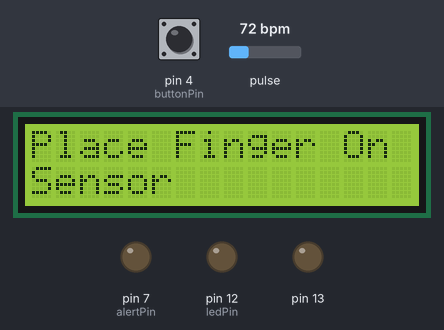
The sketch below on a simulated Arduino Uno, built with avr-gcc and run on an emulated ATmega328P. Parts: 16×2 character LCD, output pins drawn as LEDs (lit = HIGH). Dashed ring = blinking. The inputs (shaded band) are chosen by the test bench; at power-on: pin 4 (buttonPin) LOW, pulse 72 bpm. Random numbers use the default seed unless the sketch sets one; what the sketch prints to the serial monitor is not drawn.

Above: at 3.2 s.
At 9.3 s:
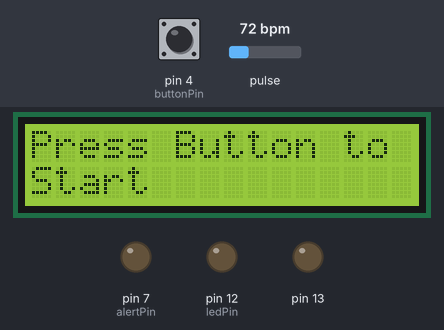
9.4 s: pin 4 (buttonPin) pulled HIGH for 0.15 s
At 9.7 s:
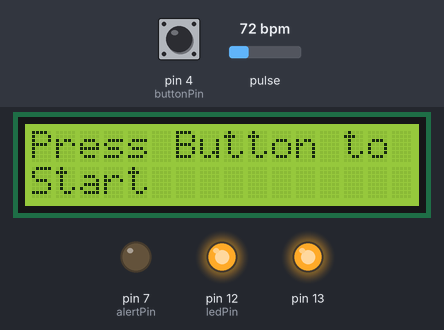
12.5 s: pulse set to 158 bpm
15.5 s: pin 4 (buttonPin) pulled HIGH for 1 s
At 16.3 s:
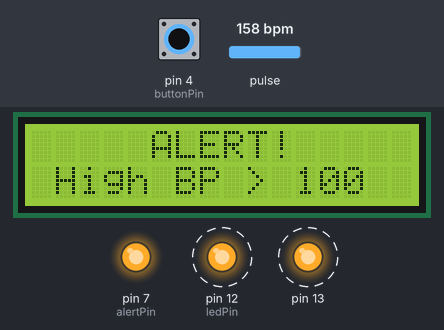
18.0 s: pulse set to 153 bpm
19.6 s: pulse set to 148 bpm
At 20.1 s:
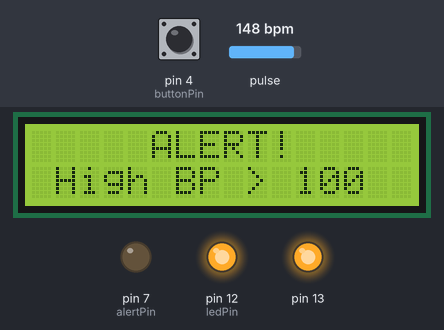
Timing chart, 0 to 22.1 s (numbered marks = the images above; inputs shaded):
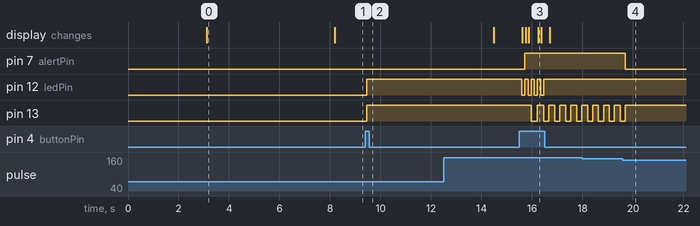

Measured:
- the behaviour switches between 151 and 150 bpm on pulse (found by bisection; images 3 and 4)
- after the input at 9.4 s, pin 12 (ledPin), pin 13: LOW → HIGH after 0.06 s
- after the input at 15.5 s, pin 12 (ledPin): alternates HIGH for 0.13 s and LOW for 0.13 s, 8 changes in all, then stays HIGH, starting after 0.09 s
- after the input at 19.6 s, pin 7 (alertPin): HIGH → LOW after 0.10 s
- what the display in image 0 shows lasts 5.1 s, from 3.1 s to 8.2 s

The sketch:

main.ino
```cpp
#include <LiquidCrystal_I2C.h>

#include <LiquidCrystal.h>

#define USE_ARDUINO_INTERRUPTS true    // Set-up low-level interrupts for most acurate BPM math.
#include <PulseSensorPlayground.h>     // Includes the PulseSensorPlayground Library.

#include <Wire.h>                      // Allows to communicate with I2C like devices SDA(Serial Data line), SCL(serial clock line)
#include <LiquidCrystal_I2C.h>         // library which allows to use lcd.print() and lcd.clear() functions

// Set the LCD address to 0x3F for a 16 chars and 2 line display
LiquidCrystal_I2C lcd(0x3F, 2, 1, 0, 4, 5, 6, 7, 3, POSITIVE);   // 0x3F is a address of lCD and rest is initializing pins to respective values

//  Variables
const int PulseWire = 0;       // PulseSensor White WIRE connected to ANALOG PIN 0
const int LED13 = 13;          // The on-board Arduino LED, close to PIN 13.
int Threshold = 500;           // Determine which Signal to "count as a beat" and which to ignore.
                               // Use the "Gettting Started Project" to fine-tune Threshold Value beyond default setting.
                               // Otherwise leave the default "550" value.
int myrBPM;
PulseSensorPlayground pulseSensor;  // Creates an instance of the PulseSensorPlayground object called "pulseSensor"


const int buttonPin = 4;     // the number of the pushbutton pin
const int ledPin =  12;      // the number of the LED pin
int alertPin = 7;            // Alert pin output

int buttonState = 0;         // variable for reading the pushbutton status
int count = 0;               // variable to keep track on button press
int i = 0;                   // variable for push button funtionality purpose

void setup() {
  // initialize the LED pin as an output:
  pinMode(ledPin, OUTPUT);
  pinMode(alertPin, OUTPUT);
  // initialize the pushbutton pin as an input:
  pinMode(buttonPin, INPUT);

  lcd.begin(16,2);
  lcd.backlight();
  lcd.clear();
  lcd.print("--- Welcome! ---");
  delay(3000);
  lcd.clear();
  lcd.setCursor(0,0);
  lcd.print("Place Finger On");
  lcd.setCursor(0,1);
  lcd.print("Sensor    ");
  delay(5000);

  Serial.begin(9600);          // For Serial Monitor

  // Configure the PulseSensor object, by assigning our variables to it.
  pulseSensor.analogInput(PulseWire);
  pulseSensor.blinkOnPulse(LED13);       //auto-magically blink Arduino's LED with heartbeat.
  pulseSensor.setThreshold(Threshold);

  // Double-check the "pulseSensor" object was created and "began" seeing a signal.
   if (pulseSensor.begin()) {
    Serial.println("We created a pulseSensor Object !");  //This prints one time at Arduino power-up,  or on Arduino reset.
    Serial.println("Welcome...Place the finger on sensor");
  }
//  lcd.print("Press Button to");
//  lcd.setCursor(0,1);
//  lcd.print("Start");
//  lcd.print("----Welcome!----");
//  delay(3000);
//  lcd.clear();
//  lcd.print("Press On Button");
//  lcd.clear();
}

void loop() {
  // read the state of the pushbutton value:
  buttonState = digitalRead(buttonPin);

  // check if the pushbutton is pressed.
  if (buttonState == HIGH) {
    count++;
    delay(50);
  } else {
    delay(50);
  }
//  lcd.clear();
  // main code from here
  if(count%2!=0){
    // turn system on
    digitalWrite(ledPin, HIGH);

    int myBPM = pulseSensor.getBeatsPerMinute();  // Calls function on our pulseSensor object that returns BPM as an "int".
                                               // "myBPM" hold this BPM value now.

    if (pulseSensor.sawStartOfBeat()) {            // Constantly test to see if "a beat happened".
      i=0;
     if(myBPM < 40 || myBPM > 150){
      digitalWrite(alertPin, HIGH);
      lcd.setCursor(0,0);
      lcd.print("     ALERT!     ");
      Serial.println("Alert....");
      lcd.setCursor(0,1);
      lcd.print(" High BP > 100  ");
     }
     else{
      digitalWrite(alertPin, LOW);

      Serial.println("Calculating BPM.......");
      delay(5000);
      myrBPM = random(66,75);
      Serial.println("♥  A HeartBeat Happened ! "); // If test is "true", print a message "a heartbeat happened".
      Serial.print("BPM: ");                        // Print phrase "BPM: "
      Serial.println(myrBPM);                        // Print the value inside of myBPM.

      lcd.setCursor(0,0);
      lcd.print("BPM = ");

      lcd.print(myrBPM);
      lcd.print("       ");
      lcd.setCursor(0,1);
      lcd.print("                ");
      delay(1000);
     }
    }
    else{
      i++;
      if(i>30){
        digitalWrite(alertPin, HIGH);
        lcd.setCursor(0,0);
        lcd.print("     ALERT      ");
        Serial.println("Alert...");
        lcd.setCursor(0,1);
        lcd.print("  Low BP < 60   ");
      }
    }
  }
  else{
    // turn system off
    digitalWrite(ledPin, LOW);
    lcd.setCursor(0,0);
    lcd.print("Press Button to");
    lcd.setCursor(0,1);
    lcd.print("Start          ");
  }
  delay(50);
}
```
